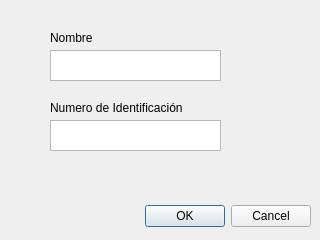
<?xml version="1.0" encoding="UTF-8"?>
<ui version="4.0">
 <class>CrearCliente</class>
 <widget class="QDialog" name="CrearCliente">
  <property name="geometry">
   <rect>
    <x>0</x>
    <y>0</y>
    <width>320</width>
    <height>240</height>
   </rect>
  </property>
  <property name="windowTitle">
   <string>Dialog</string>
  </property>
  <widget class="QDialogButtonBox" name="buttonBox">
   <property name="geometry">
    <rect>
     <x>10</x>
     <y>200</y>
     <width>301</width>
     <height>32</height>
    </rect>
   </property>
   <property name="orientation">
    <enum>Qt::Horizontal</enum>
   </property>
   <property name="standardButtons">
    <set>QDialogButtonBox::Cancel|QDialogButtonBox::Ok</set>
   </property>
  </widget>
  <widget class="QPlainTextEdit" name="plainTextEdit">
   <property name="geometry">
    <rect>
     <x>50</x>
     <y>50</y>
     <width>171</width>
     <height>31</height>
    </rect>
   </property>
  </widget>
  <widget class="QLabel" name="label">
   <property name="geometry">
    <rect>
     <x>50</x>
     <y>30</y>
     <width>49</width>
     <height>16</height>
    </rect>
   </property>
   <property name="text">
    <string>Nombre</string>
   </property>
  </widget>
  <widget class="QLabel" name="label_2">
   <property name="geometry">
    <rect>
     <x>50</x>
     <y>100</y>
     <width>171</width>
     <height>16</height>
    </rect>
   </property>
   <property name="text">
    <string>Numero de Identificación</string>
   </property>
  </widget>
  <widget class="QPlainTextEdit" name="plainTextEdit_2">
   <property name="geometry">
    <rect>
     <x>50</x>
     <y>120</y>
     <width>171</width>
     <height>31</height>
    </rect>
   </property>
  </widget>
 </widget>
 <resources/>
 <connections>
  <connection>
   <sender>buttonBox</sender>
   <signal>accepted()</signal>
   <receiver>CrearCliente</receiver>
   <slot>accept()</slot>
   <hints>
    <hint type="sourcelabel">
     <x>248</x>
     <y>254</y>
    </hint>
    <hint type="destinationlabel">
     <x>157</x>
     <y>274</y>
    </hint>
   </hints>
  </connection>
  <connection>
   <sender>buttonBox</sender>
   <signal>rejected()</signal>
   <receiver>CrearCliente</receiver>
   <slot>reject()</slot>
   <hints>
    <hint type="sourcelabel">
     <x>316</x>
     <y>260</y>
    </hint>
    <hint type="destinationlabel">
     <x>286</x>
     <y>274</y>
    </hint>
   </hints>
  </connection>
 </connections>
</ui>
